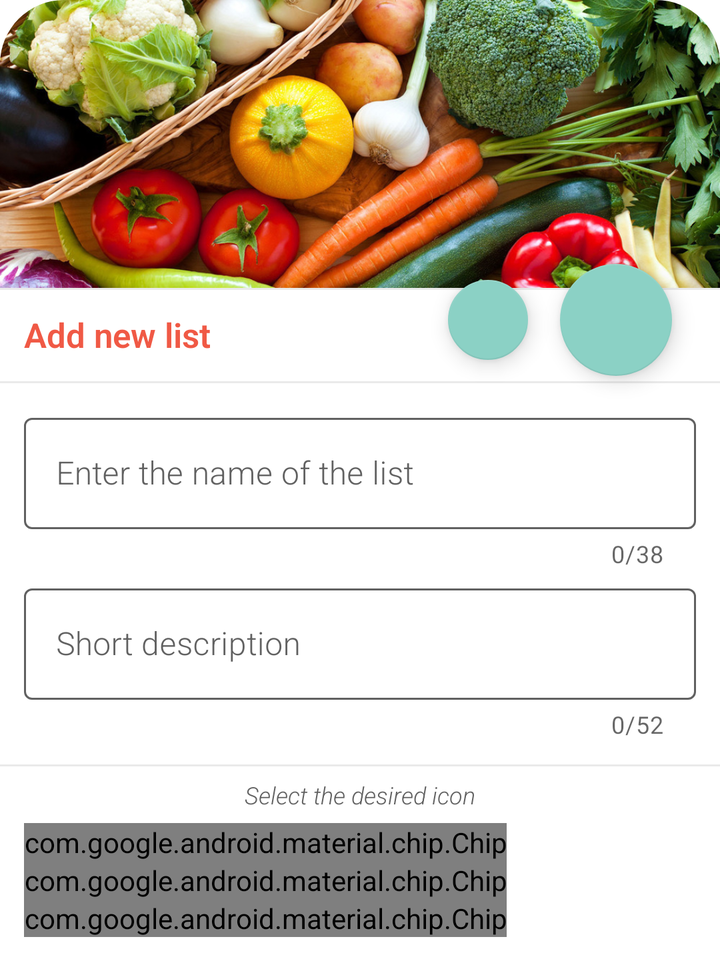
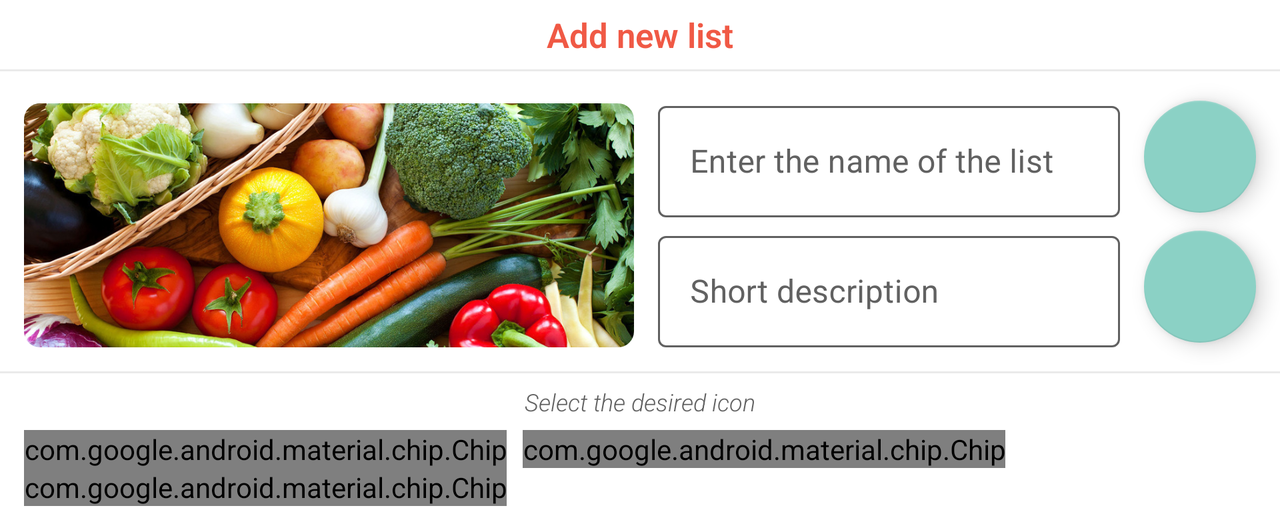

The same Android screen from two of the app's own layout files: first res/layout/ as a phone draws it, then the repository's variant for another configuration, drawn on a device whose configuration selects that folder. Both files follow.
<!-- AndroidManifest.xml: application theme Theme.FlexBuyList -->
<!-- res/layout/modal_bottom_list.xml -->
<?xml version="1.0" encoding="utf-8"?>
<androidx.constraintlayout.widget.ConstraintLayout xmlns:android="http://schemas.android.com/apk/res/android"
    xmlns:app="http://schemas.android.com/apk/res-auto"
    android:id="@+id/bottomSheetRoot"
    android:layout_width="match_parent"
    android:layout_height="wrap_content">

    <View
        android:id="@+id/view3"
        android:layout_width="match_parent"
        android:layout_height="1dp"
        android:background="@color/gray_mild"
        app:layout_constraintEnd_toEndOf="parent"
        app:layout_constraintHorizontal_bias="0.0"
        app:layout_constraintStart_toStartOf="parent"
        app:layout_constraintTop_toBottomOf="@+id/imageViewAdder" />

    <TextView
        android:id="@+id/textView3"
        android:layout_width="wrap_content"
        android:layout_height="wrap_content"
        android:layout_marginTop="6dp"
        android:text="@string/modal_subtitle_2"
        android:textAppearance="@style/TextAppearance.AppCompat.FlexSubtitle"
        app:layout_constraintEnd_toEndOf="parent"
        app:layout_constraintStart_toStartOf="parent"
        app:layout_constraintTop_toBottomOf="@+id/view2" />

    <View
        android:id="@+id/view2"
        android:layout_width="match_parent"
        android:layout_height="1dp"
        android:layout_marginTop="12dp"
        android:background="@color/gray_mild"
        app:layout_constraintEnd_toEndOf="parent"
        app:layout_constraintHorizontal_bias="0.0"
        app:layout_constraintStart_toStartOf="parent"
        app:layout_constraintTop_toBottomOf="@+id/textModalDesc" />

    <com.google.android.material.imageview.ShapeableImageView
        android:id="@+id/imageViewAdder"
        android:layout_width="0dp"
        android:layout_height="wrap_content"
        android:adjustViewBounds="true"
        android:cropToPadding="true"
        app:layout_constraintEnd_toEndOf="parent"
        app:layout_constraintStart_toStartOf="parent"
        app:layout_constraintTop_toTopOf="parent"
        app:shapeAppearanceOverlay="@style/roundedImageView"
        app:srcCompat="@drawable/veggisfull" />

    <com.google.android.material.floatingactionbutton.FloatingActionButton
        android:id="@+id/fabFinalAdd"
        android:layout_width="wrap_content"
        android:layout_height="wrap_content"
        android:layout_marginTop="132dp"
        android:layout_marginEnd="24dp"
        android:clickable="true"
        app:layout_constraintEnd_toEndOf="parent"
        app:layout_constraintTop_toTopOf="parent"
        app:srcCompat="@drawable/ic_add" />

    <TextView
        android:id="@+id/textView"
        android:layout_width="wrap_content"
        android:layout_height="wrap_content"
        android:layout_marginStart="12dp"
        android:layout_marginTop="12dp"
        android:text="@string/modal_sheet_title"
        android:textAppearance="@style/TextAppearance.AppCompat.FlexTitle"
        app:layout_constraintStart_toStartOf="parent"
        app:layout_constraintTop_toBottomOf="@+id/imageViewAdder" />

    <View
        android:id="@+id/view"
        android:layout_width="match_parent"
        android:layout_height="1dp"
        android:layout_marginTop="12dp"
        android:background="@color/gray_mild"
        app:layout_constraintEnd_toEndOf="parent"
        app:layout_constraintStart_toStartOf="parent"
        app:layout_constraintTop_toBottomOf="@+id/textView" />

    <com.google.android.material.textfield.TextInputLayout
        android:id="@+id/textModalTitle"
        style="@style/Widget.MaterialComponents.TextInputLayout.OutlinedBox.Flex"
        android:layout_width="match_parent"
        android:layout_height="wrap_content"
        android:layout_marginStart="12dp"
        android:layout_marginTop="12dp"
        android:layout_marginEnd="12dp"
        android:hint="@string/modal_sheet_title_hint"

        app:counterEnabled="true"
        app:counterMaxLength="38"
        app:layout_constraintEnd_toEndOf="parent"
        app:layout_constraintStart_toStartOf="parent"
        app:layout_constraintTop_toBottomOf="@+id/view">

        <com.google.android.material.textfield.TextInputEditText
            android:id="@+id/textInputModalTitle"
            android:layout_width="match_parent"
            android:layout_height="wrap_content"
            android:fontFamily="sans-serif-light"
            android:inputType="textCapSentences" />

    </com.google.android.material.textfield.TextInputLayout>

    <com.google.android.material.textfield.TextInputLayout
        android:id="@+id/textModalDesc"
        style="@style/Widget.MaterialComponents.TextInputLayout.OutlinedBox.Flex"
        android:layout_width="match_parent"
        android:layout_height="wrap_content"
        android:layout_marginStart="12dp"
        android:layout_marginTop="4dp"
        android:layout_marginEnd="12dp"
        android:hint="@string/modal_sheet_desc_hint"

        app:counterEnabled="true"
        app:counterMaxLength="52"
        app:layout_constraintEnd_toEndOf="parent"
        app:layout_constraintHorizontal_bias="0.0"
        app:layout_constraintStart_toStartOf="parent"
        app:layout_constraintTop_toBottomOf="@+id/textModalTitle">

        <com.google.android.material.textfield.TextInputEditText
            android:id="@+id/textInputModalDesc"
            android:layout_width="match_parent"
            android:layout_height="wrap_content"
            android:fontFamily="sans-serif-light"
            android:inputType="textCapSentences" />

    </com.google.android.material.textfield.TextInputLayout>

    <com.google.android.material.chip.ChipGroup
        android:id="@+id/chipGroupAdder"
        android:layout_width="wrap_content"
        android:layout_height="wrap_content"
        android:layout_marginStart="12dp"
        android:layout_marginTop="6dp"
        android:layout_marginBottom="12dp"
        app:checkedChip="@id/chip2"
        app:layout_constraintBottom_toBottomOf="parent"
        app:layout_constraintStart_toStartOf="parent"
        app:layout_constraintTop_toBottomOf="@+id/textView3"
        app:selectionRequired="true"
        app:singleSelection="true">

        <com.google.android.material.chip.Chip
            android:id="@+id/chip1"
            style="@style/Widget.MaterialComponents.Chip.Choice.Flex"
            android:layout_width="wrap_content"
            android:layout_height="wrap_content"
            android:text="@string/chip1" />

        <com.google.android.material.chip.Chip
            android:id="@+id/chip2"
            style="@style/Widget.MaterialComponents.Chip.Choice.Flex"
            android:layout_width="wrap_content"
            android:layout_height="wrap_content"
            android:text="@string/chip2" />

        <com.google.android.material.chip.Chip
            android:id="@+id/chip3"
            style="@style/Widget.MaterialComponents.Chip.Choice.Flex"
            android:layout_width="wrap_content"
            android:layout_height="wrap_content"
            android:text="@string/chip3" />

    </com.google.android.material.chip.ChipGroup>

    <com.google.android.material.floatingactionbutton.FloatingActionButton
        android:id="@+id/fabCalendar"
        android:layout_width="wrap_content"
        android:layout_height="wrap_content"
        android:layout_marginEnd="12dp"
        android:clickable="true"
        app:fabSize="mini"
        app:layout_constraintBottom_toBottomOf="@+id/fabFinalAdd"
        app:layout_constraintEnd_toStartOf="@+id/fabFinalAdd"
        app:layout_constraintTop_toTopOf="@+id/fabFinalAdd"
        app:srcCompat="@drawable/ic_calendar" />


</androidx.constraintlayout.widget.ConstraintLayout>
<!-- resources referenced by this layout -->
<resources>
  <color name="gray_mild">#EAEAEA</color>
  <string name="chip1">Shop</string>
  <string name="chip2">Vegetables</string>
  <string name="chip3">Tools</string>
  <string name="modal_sheet_desc_hint">Short description</string>
  <string name="modal_sheet_title">Add new list</string>
  <string name="modal_sheet_title_hint">Enter the name of the list</string>
  <string name="modal_subtitle_2">Select the desired icon</string>
  <style name="TextAppearance.AppCompat.FlexSubtitle">
          <item name="fontFamily">sans-serif-light</item>
          <item name="android:textStyle">italic</item>
          <item name="android:textSize">12sp</item>
          <item name="android:textColor">@color/silver</item>
          <item name="boxStrokeColor">?attr/colorPrimary</item>
      </style>
  <style name="TextAppearance.AppCompat.FlexTitle">
          <item name="fontFamily">sans-serif-light</item>
          <item name="android:textStyle">bold</item>
          <item name="android:textSize">17sp</item>
          <item name="android:textColor">@color/red_acc</item>
      </style>
  <style name="Widget.MaterialComponents.Chip.Choice.Flex" parent="Widget.MaterialComponents.Chip.Choice">
          <item name="chipBackgroundColor">@color/chip_state</item>
          <item name="chipIconVisible">true</item>
          <item name="iconStartPadding">4dp</item>
          <item name="chipSpacing">1dp</item>
          <item name="android:textColor">@color/text_state</item>
          <item name="fontFamily">sans-serif-light</item>
      </style>
  <style name="Widget.MaterialComponents.TextInputLayout.OutlinedBox.Flex" parent="Widget.MaterialComponents.TextInputLayout.OutlinedBox">
          <item name="boxStrokeColor">@color/focus_text_box</item>
          <item name="android:textColorHint">@color/focus_text_box</item>
          <item name="hintTextColor">@color/blue_hard</item>
      </style>
  <style name="roundedImageView" parent="">
          <item name="cornerFamily">rounded</item>
          <item name="cornerSizeTopRight">32dp</item>
          <item name="cornerSizeTopLeft">32dp</item>
      </style>
  <color name="silver">#616161</color>
  <color name="red_acc">#F05945</color>
  <color name="blue_hard">#5EAAA8</color>
  <color name="white">#FFFFFFFF</color>
  <color name="blue_mild">#8BD1C5</color>
  <color name="black">#FF000000</color>
  <style name="Widget.MaterialComponents.CardView.Flex">
          <item name="cardElevation">4dp</item>
          <item name="cardCornerRadius">10dp</item>
      </style>
  <style name="Base.Widget.AppCompat.ImageButton.Flex">
          <item name="android:layout_marginEnd">16dp</item>
          <item name="tint">@color/blue_hard</item>
          <item name="android:background">?attr/selectableItemBackgroundBorderless</item>
      </style>
  <style name="AppBottomSheetDialogTheme" parent="Theme.Design.Light.BottomSheetDialog">
          <item name="bottomSheetStyle">@style/AppModalStyle</item>
      </style>
  <style name="AppModalStyle" parent="Widget.Design.BottomSheet.Modal">
          <item name="android:background">@drawable/bottom_sheet_shape</item>
      </style>
  <!-- drawable bottom_sheet_shape (drawable-v24) -->
  <?xml version="1.0" encoding="utf-8"?>
  <shape xmlns:android="http://schemas.android.com/apk/res/android"
      android:shape="rectangle">
      <solid android:color="@android:color/white"/>
      <corners
  
          android:topLeftRadius="34dp"
          android:topRightRadius="34dp"/>
  
  </shape>
</resources>
<!-- res/layout-land/modal_bottom_list.xml (the repository's variant of the layout above) -->
<!-- drawn on the phone turned sideways -->
<?xml version="1.0" encoding="utf-8"?>
<androidx.constraintlayout.widget.ConstraintLayout xmlns:android="http://schemas.android.com/apk/res/android"
    xmlns:app="http://schemas.android.com/apk/res-auto"
    xmlns:tools="http://schemas.android.com/tools"
    android:id="@+id/bottomSheetRoot"
    android:layout_width="match_parent"
    android:layout_height="wrap_content">

    <TextView
        android:id="@+id/textView3"
        android:layout_width="wrap_content"
        android:layout_height="wrap_content"
        android:layout_marginTop="6dp"
        android:text="@string/modal_subtitle_2"
        android:textAppearance="@style/TextAppearance.AppCompat.FlexSubtitle"
        app:layout_constraintEnd_toEndOf="parent"
        app:layout_constraintStart_toStartOf="parent"
        app:layout_constraintTop_toBottomOf="@+id/view2" />

    <View
        android:id="@+id/view2"
        android:layout_width="match_parent"
        android:layout_height="1dp"
        android:layout_marginTop="12dp"
        android:background="@color/gray_mild"
        app:layout_constraintEnd_toEndOf="parent"
        app:layout_constraintHorizontal_bias="0.0"
        app:layout_constraintStart_toStartOf="parent"
        app:layout_constraintTop_toBottomOf="@+id/textModalDesc" />

    <com.google.android.material.imageview.ShapeableImageView
        android:id="@+id/imageViewAdder"
        android:layout_width="wrap_content"
        android:layout_height="0dp"
        android:layout_marginStart="12dp"
        android:layout_marginTop="16dp"
        android:adjustViewBounds="true"
        android:cropToPadding="true"
        app:layout_constraintBottom_toBottomOf="@+id/textModalDesc"
        app:layout_constraintStart_toStartOf="parent"
        app:layout_constraintTop_toBottomOf="@+id/view"
        app:shapeAppearanceOverlay="@style/roundedImageViewFull"
        app:srcCompat="@drawable/veggisfull" />

    <com.google.android.material.floatingactionbutton.FloatingActionButton
        android:id="@+id/fabFinalAdd"
        android:layout_width="wrap_content"
        android:layout_height="wrap_content"
        android:layout_marginEnd="12dp"
        android:clickable="true"
        app:layout_constraintBottom_toBottomOf="@+id/textModalTitle"
        app:layout_constraintEnd_toEndOf="parent"
        app:layout_constraintTop_toTopOf="@+id/textModalTitle"
        app:srcCompat="@drawable/ic_add" />

    <TextView
        android:id="@+id/textView"
        android:layout_width="wrap_content"
        android:layout_height="wrap_content"
        android:layout_marginTop="6dp"
        android:layout_marginBottom="6dp"
        android:text="@string/modal_sheet_title"
        android:textAppearance="@style/TextAppearance.AppCompat.FlexTitle"
        app:layout_constraintBottom_toTopOf="@+id/view"
        app:layout_constraintEnd_toEndOf="parent"
        app:layout_constraintStart_toStartOf="parent"
        app:layout_constraintTop_toTopOf="parent" />

    <View
        android:id="@+id/view"
        android:layout_width="match_parent"
        android:layout_height="1dp"
        android:layout_marginTop="6dp"
        android:background="@color/gray_mild"
        app:layout_constraintEnd_toEndOf="parent"
        app:layout_constraintStart_toStartOf="parent"
        app:layout_constraintTop_toBottomOf="@+id/textView" />

    <com.google.android.material.textfield.TextInputLayout
        android:id="@+id/textModalTitle"
        style="@style/Widget.MaterialComponents.TextInputLayout.OutlinedBox.Flex"
        android:layout_width="0dp"
        android:layout_height="wrap_content"
        android:layout_marginStart="12dp"
        android:layout_marginTop="12dp"

        android:layout_marginEnd="12dp"
        android:hint="@string/modal_sheet_title_hint"
        app:counterEnabled="false"
        app:counterMaxLength="38"
        app:layout_constraintEnd_toStartOf="@+id/fabFinalAdd"
        app:layout_constraintStart_toEndOf="@+id/imageViewAdder"
        app:layout_constraintTop_toBottomOf="@+id/view">

        <com.google.android.material.textfield.TextInputEditText
            android:id="@+id/textInputModalTitle"
            android:layout_width="match_parent"
            android:layout_height="wrap_content"
            android:inputType="textCapSentences" />

    </com.google.android.material.textfield.TextInputLayout>

    <com.google.android.material.textfield.TextInputLayout
        android:id="@+id/textModalDesc"
        style="@style/Widget.MaterialComponents.TextInputLayout.OutlinedBox.Flex"
        android:layout_width="0dp"
        android:layout_height="wrap_content"
        android:layout_marginStart="12dp"
        android:layout_marginTop="4dp"

        android:layout_marginEnd="12dp"
        android:hint="@string/modal_sheet_desc_hint"
        app:counterEnabled="false"
        app:counterMaxLength="52"
        app:layout_constraintEnd_toStartOf="@+id/fabCalendar"
        app:layout_constraintStart_toEndOf="@+id/imageViewAdder"
        app:layout_constraintTop_toBottomOf="@+id/textModalTitle">

        <com.google.android.material.textfield.TextInputEditText
            android:id="@+id/textInputModalDesc"
            android:layout_width="match_parent"
            android:layout_height="wrap_content"
            android:inputType="textCapSentences" />

    </com.google.android.material.textfield.TextInputLayout>

    <com.google.android.material.chip.ChipGroup
        android:id="@+id/chipGroupAdder"
        android:layout_width="wrap_content"
        android:layout_height="wrap_content"
        android:layout_marginStart="12dp"
        android:layout_marginTop="6dp"
        android:layout_marginBottom="12dp"
        app:checkedChip="@id/chip2"
        app:layout_constraintBottom_toBottomOf="parent"
        app:layout_constraintStart_toStartOf="parent"
        app:layout_constraintTop_toBottomOf="@+id/textView3"
        app:selectionRequired="true"
        app:singleSelection="true">

        <com.google.android.material.chip.Chip
            android:id="@+id/chip1"
            style="@style/Widget.MaterialComponents.Chip.Choice.Flex"
            android:layout_width="wrap_content"
            android:layout_height="wrap_content"
            android:text="@string/chip1" />

        <com.google.android.material.chip.Chip
            android:id="@+id/chip2"
            style="@style/Widget.MaterialComponents.Chip.Choice.Flex"
            android:layout_width="wrap_content"
            android:layout_height="wrap_content"
            android:text="@string/chip2" />

        <com.google.android.material.chip.Chip
            android:id="@+id/chip3"
            style="@style/Widget.MaterialComponents.Chip.Choice.Flex"
            android:layout_width="wrap_content"
            android:layout_height="wrap_content"
            android:text="@string/chip3" />

    </com.google.android.material.chip.ChipGroup>

    <com.google.android.material.floatingactionbutton.FloatingActionButton
        android:id="@+id/fabCalendar"
        android:layout_width="wrap_content"
        android:layout_height="wrap_content"
        android:layout_marginEnd="12dp"
        android:clickable="true"
        app:fabSize="normal"
        app:layout_constraintBottom_toBottomOf="@+id/textModalDesc"
        app:layout_constraintEnd_toEndOf="parent"
        app:layout_constraintTop_toTopOf="@+id/textModalDesc"
        app:srcCompat="@drawable/ic_calendar" />


</androidx.constraintlayout.widget.ConstraintLayout>
<!-- resources referenced by the variant -->
<!-- as the phone turned sideways resolves them -->
<resources>
  <color name="gray_mild">#EAEAEA</color>
  <string name="chip1">Shop</string>
  <string name="chip2">Vegetables</string>
  <string name="chip3">Tools</string>
  <string name="modal_sheet_desc_hint">Short description</string>
  <string name="modal_sheet_title">Add new list</string>
  <string name="modal_sheet_title_hint">Enter the name of the list</string>
  <string name="modal_subtitle_2">Select the desired icon</string>
  <style name="TextAppearance.AppCompat.FlexSubtitle">
          <item name="fontFamily">sans-serif-light</item>
          <item name="android:textStyle">italic</item>
          <item name="android:textSize">12sp</item>
          <item name="android:textColor">@color/silver</item>
          <item name="boxStrokeColor">?attr/colorPrimary</item>
      </style>
  <style name="TextAppearance.AppCompat.FlexTitle">
          <item name="fontFamily">sans-serif-light</item>
          <item name="android:textStyle">bold</item>
          <item name="android:textSize">17sp</item>
          <item name="android:textColor">@color/red_acc</item>
      </style>
  <style name="Widget.MaterialComponents.Chip.Choice.Flex" parent="Widget.MaterialComponents.Chip.Choice">
          <item name="chipBackgroundColor">@color/chip_state</item>
          <item name="chipIconVisible">true</item>
          <item name="iconStartPadding">4dp</item>
          <item name="chipSpacing">1dp</item>
          <item name="android:textColor">@color/text_state</item>
          <item name="fontFamily">sans-serif-light</item>
      </style>
  <style name="Widget.MaterialComponents.TextInputLayout.OutlinedBox.Flex" parent="Widget.MaterialComponents.TextInputLayout.OutlinedBox">
          <item name="boxStrokeColor">@color/focus_text_box</item>
          <item name="android:textColorHint">@color/focus_text_box</item>
          <item name="hintTextColor">@color/blue_hard</item>
      </style>
  <style name="roundedImageViewFull" parent="">
          <item name="cornerFamily">rounded</item>
          <item name="cornerSize">8dp</item>
      </style>
  <color name="silver">#616161</color>
  <color name="red_acc">#F05945</color>
  <color name="blue_hard">#5EAAA8</color>
  <color name="white">#FFFFFFFF</color>
  <color name="blue_mild">#8BD1C5</color>
  <color name="black">#FF000000</color>
  <style name="Widget.MaterialComponents.CardView.Flex">
          <item name="cardElevation">4dp</item>
          <item name="cardCornerRadius">10dp</item>
      </style>
  <style name="Base.Widget.AppCompat.ImageButton.Flex">
          <item name="android:layout_marginEnd">16dp</item>
          <item name="tint">@color/blue_hard</item>
          <item name="android:background">?attr/selectableItemBackgroundBorderless</item>
      </style>
  <style name="AppBottomSheetDialogTheme" parent="Theme.Design.Light.BottomSheetDialog">
          <item name="bottomSheetStyle">@style/AppModalStyle</item>
      </style>
  <style name="AppModalStyle" parent="Widget.Design.BottomSheet.Modal">
          <item name="android:background">@drawable/bottom_sheet_shape</item>
      </style>
  <!-- drawable bottom_sheet_shape (drawable-v24) -->
  <?xml version="1.0" encoding="utf-8"?>
  <shape xmlns:android="http://schemas.android.com/apk/res/android"
      android:shape="rectangle">
      <solid android:color="@android:color/white"/>
      <corners
  
          android:topLeftRadius="34dp"
          android:topRightRadius="34dp"/>
  
  </shape>
</resources>
